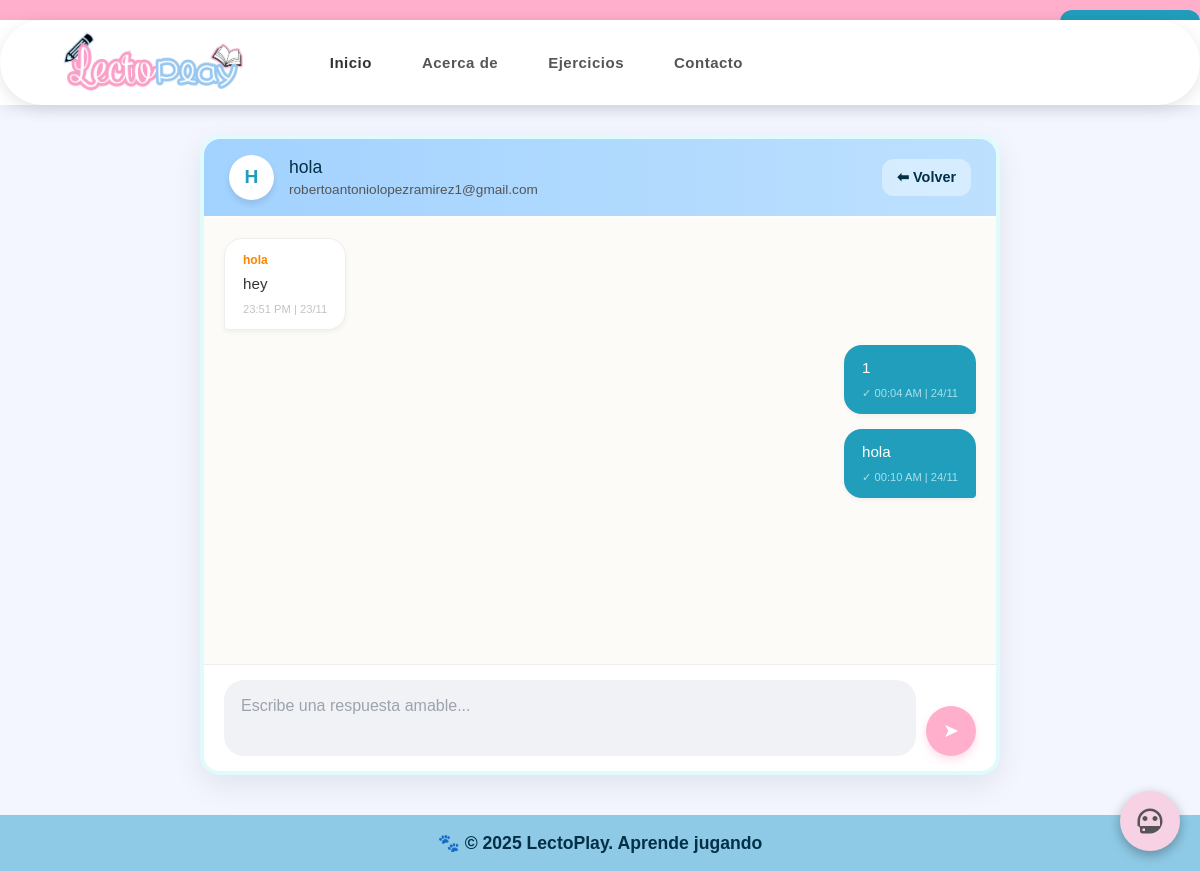
Page /panel-admin/consultas/2/ on the committed database.
### app/models.py (models this page shows, shortened)
class Ticket(models.Model):
    contacto = models.ForeignKey(Contacto, on_delete=models.CASCADE, related_name='tickets')
    estado = models.CharField(max_length=20, default='pendiente')   # pendiente / en_proceso / resuelto
    creado = models.DateTimeField(auto_now_add=True)

class Contacto(models.Model):
    nombre = models.CharField(max_length=120)
    correo = models.EmailField()
    mensaje = models.TextField()
    fecha_envio = models.DateField()  # Fecha seleccionada por el usuario
    creado = models.DateTimeField(auto_now_add=True)

class Message(models.Model):
    ticket = models.ForeignKey(Ticket, on_delete=models.CASCADE, related_name='mensajes')
    autor = models.CharField(max_length=10)   # 'usuario' o 'admin'
    contenido = models.TextField()
    creado = models.DateTimeField(auto_now_add=True)

### app/views.py (the view, shortened to what this page needs)
# urls.py: path('panel-admin/consultas/<int:ticket_id>/', views.consulta_detalle, name='consulta_detalle'),
def consulta_detalle(request, ticket_id):
    ticket = Ticket.objects.get(id=ticket_id)
    mensajes = Message.objects.filter(ticket=ticket)
    return render(request, "admin/consulta_detalle.html", {
        "ticket": ticket,
        "mensajes": mensajes
    })

### app/templates/admin/consulta_detalle.html (shortened to what this page needs)
{% extends "home.html" %}
{% load static %}
{% block content %}
<div class="chat-container">
    <div class="chat-header">
        <div class="header-user-info">
            <div class="chat-avatar">
                {{ ticket.contacto.nombre|slice:":1"|upper }}
            </div>
            <div class="header-details">
                <h2>{{ ticket.contacto.nombre }}</h2>
                <p>{{ ticket.contacto.correo }}</p>
            </div>
        </div>
        <a href="{% url 'admin_consultas' %}" class="btn-back">⬅ Volver</a>
    </div>
    <div class="chat-history" id="chatBox">
        {% for m in mensajes %}
            {% if m.autor == 'usuario' %}
                <div class="msg-row msg-user">
                    <div class="bubble">
                        <span class="sender-name">{{ ticket.contacto.nombre }}</span>
                        {{ m.contenido|linebreaksbr }}
                        <span class="msg-time">{{ m.creado|date:"H:i A | d/m" }}</span>
                    </div>
                </div>
            {% else %}
                <div class="msg-row msg-admin">
                    <div class="bubble">
                        {{ m.contenido|linebreaksbr }}
                        <span class="msg-time">✓ {{ m.creado|date:"H:i A | d/m" }}</span>
                    </div>
                </div>
            {% endif %}
        {% endfor %}
    </div>
    <div class="chat-footer">
        <form method="post" class="chat-form">
            <textarea name="respuesta" class="chat-input" rows="2" placeholder="Escribe una respuesta amable..." required></textarea>
            <button type="submit" class="btn-send">➤</button>
        </form>
    </div>
</div>
{% endblock %}

### app/static/css/style.css (style rules this page uses)
body { font-family: 'Comic Sans MS', 'Poppins', sans-serif; font-size: 1rem; font-weight: 400; line-height: 1.5; background-color: #F3F6FF; margin: 0; color: #555555; text-align: left; }
button, .btn { background-color: #ffafcc; color: #fff; border: none; border-radius: 8px; padding: 10px 18px; cursor: pointer; transition: background 0.3s; font-size: 1rem; }
h1, h2 { color: #219ebc; }
p { font-size: 1.1rem; }
.msg-time { display: block; text-align: right; margin-top: 8px; font-size: 0.75rem; color: #aaa; }
.chat-container { max-width: 800px; margin: 30px auto; background: #ffffff; border-radius: 20px; box-shadow: 0 10px 30px rgba(0,0,0,0.08); overflow: hidden; display: flex; flex-direction: column; height: 80vh; border: 4px solid #e0fbfc; }
.chat-header { background: linear-gradient(90deg, #a2d2ff, #bde0fe); padding: 15px 25px; display: flex; align-items: center; justify-content: space-between; border-bottom: 2px solid #fff; }
.header-user-info { display: flex; align-items: center; gap: 15px; }
.chat-avatar { width: 45px; height: 45px; background: white; color: #219ebc; border-radius: 50%; display: flex; align-items: center; justify-content: center; font-weight: bold; font-size: 1.2rem; box-shadow: 0 4px 6px rgba(0,0,0,0.1); }
.header-details h2 { margin: 0; font-size: 1.1rem; color: #023047; }
.header-details p { margin: 0; font-size: 0.85rem; color: #555; }
.btn-back { background: rgba(255,255,255,0.4); padding: 8px 15px; border-radius: 12px; text-decoration: none; color: #023047; font-weight: bold; font-size: 0.9rem; transition: 0.2s; }
.chat-history { flex: 1; background-color: #fdfbf7; padding: 20px; overflow-y: auto; display: flex; flex-direction: column; gap: 15px; }
.msg-row { display: flex; width: 100%; }
.bubble { max-width: 70%; padding: 12px 18px; border-radius: 18px; font-size: 0.95rem; line-height: 1.5; position: relative; box-shadow: 0 2px 5px rgba(0,0,0,0.05); }
.msg-time { display: block; font-size: 0.7rem; margin-top: 5px; text-align: right; opacity: 0.7; }
.msg-user { justify-content: flex-start; }
.msg-user .bubble { background: white; color: #333; border-bottom-left-radius: 4px; border: 1px solid #eee; }
.msg-user .sender-name { font-size: 0.75rem; color: #fb8500; font-weight: bold; margin-bottom: 4px; display: block; }
.msg-admin { justify-content: flex-end; }
.msg-admin .bubble { background: #219ebc; color: white; border-bottom-right-radius: 4px; }
.msg-admin .msg-time { color: #e0fbfc; }
.chat-footer { background: white; padding: 15px 20px; border-top: 1px solid #eee; }
.chat-form { display: flex; gap: 10px; align-items: flex-end; }
.chat-input { flex: 1; background: #f0f2f5; border: 2px solid transparent; border-radius: 20px; padding: 12px 15px; resize: none; font-family: inherit; outline: none; transition: 0.3s; }
.btn-send { background: #ffafcc; color: white; border: none; width: 50px; height: 50px; border-radius: 50%; cursor: pointer; font-size: 1.2rem; transition: 0.2s; display: flex; align-items: center; justify-content: center; box-shadow: 0 4px 10px rgba(255, 175, 204, 0.4); }

### app/static/css/chatbot.css (style rules this page uses)
:root { --primary-pink: #f7d2e4; --primary-blue: #a3c4f3; --dark-gray: #374151; --light-gray: #f3f4f6; }

### rows in the picture
Ticket: contacto.nombre "H", contacto.nombre "hola", contacto.correo "robertoantoniolopezramirez1@gmail.com"
Message: contenido "hey", creado|d "23:51 PM | 23/11"
Message: contenido "1", creado|d "00:04 AM | 24/11"
Message: contenido "hola", creado|d "00:10 AM | 24/11"
